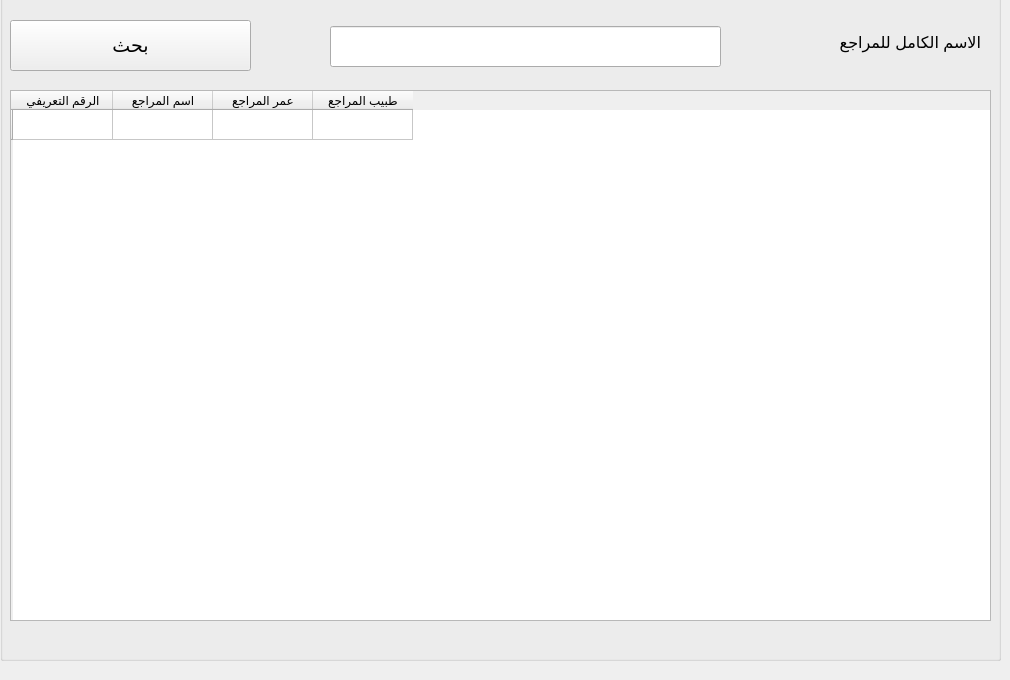
      <widget class="QWidget" name="tab_17">
       <attribute name="title">
        <string>كل المراجعين</string>
       </attribute>
       <widget class="QGroupBox" name="groupBox_5">
        <property name="geometry">
         <rect>
          <x>0</x>
          <y>-10</y>
          <width>1001</width>
          <height>671</height>
         </rect>
        </property>
        <property name="title">
         <string/>
        </property>
        <widget class="QTableWidget" name="tableWidget_2">
         <property name="geometry">
          <rect>
           <x>10</x>
           <y>100</y>
           <width>981</width>
           <height>531</height>
          </rect>
         </property>
         <property name="font">
          <font>
           <pointsize>9</pointsize>
          </font>
         </property>
         <row>
          <property name="text">
           <string/>
          </property>
         </row>
         <column>
          <property name="text">
           <string>الرقم التعريفي</string>
          </property>
         </column>
         <column>
          <property name="text">
           <string>اسم المراجع</string>
          </property>
         </column>
         <column>
          <property name="text">
           <string>عمر المراجع</string>
          </property>
         </column>
         <column>
          <property name="text">
           <string>طبيب المراجع</string>
          </property>
         </column>
        </widget>
        <widget class="QLineEdit" name="lineEdit_27">
         <property name="geometry">
          <rect>
           <x>330</x>
           <y>36</y>
           <width>391</width>
           <height>41</height>
          </rect>
         </property>
         <property name="font">
          <font>
           <pointsize>13</pointsize>
          </font>
         </property>
         <property name="placeholderText">
          <string/>
         </property>
        </widget>
        <widget class="QLabel" name="label_60">
         <property name="enabled">
          <bool>true</bool>
         </property>
         <property name="geometry">
          <rect>
           <x>740</x>
           <y>27</y>
           <width>241</width>
           <height>51</height>
          </rect>
         </property>
         <property name="font">
          <font>
           <family>Segoe UI</family>
           <pointsize>12</pointsize>
           <weight>50</weight>
           <bold>false</bold>
          </font>
         </property>
         <property name="text">
          <string>الاسم الكامل للمراجع</string>
         </property>
        </widget>
        <widget class="QPushButton" name="pushButton_36">
         <property name="geometry">
          <rect>
           <x>10</x>
           <y>30</y>
           <width>241</width>
           <height>51</height>
          </rect>
         </property>
         <property name="font">
          <font>
           <family>Segoe UI</family>
           <pointsize>14</pointsize>
          </font>
         </property>
         <property name="text">
          <string>بحث</string>
         </property>
        </widget>
       </widget>
      </widget>
